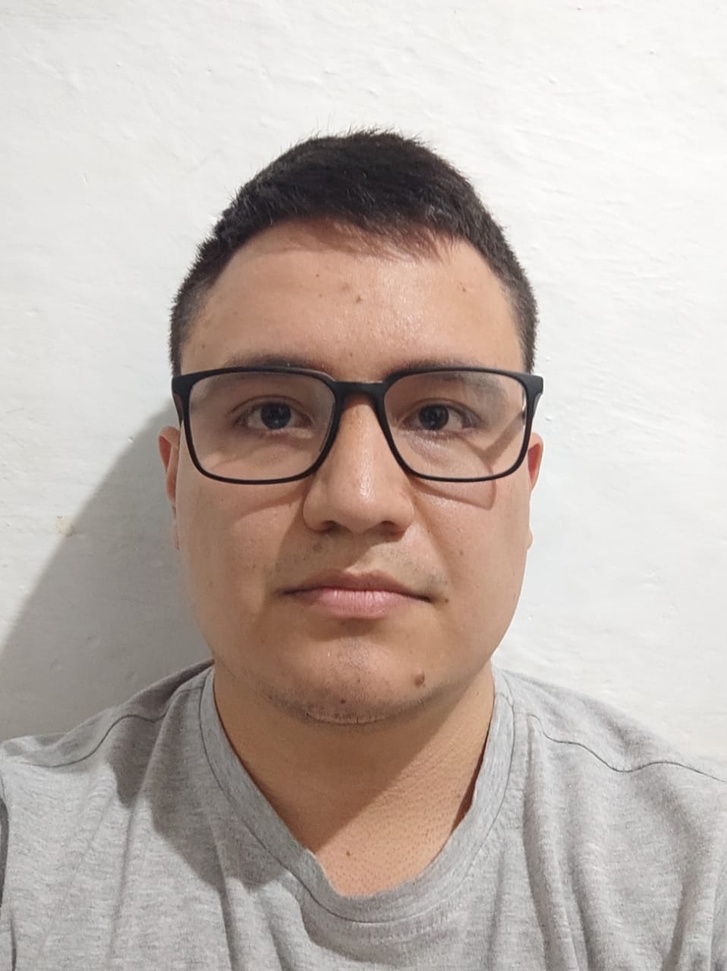
#> input picture my_image/DanielV.jpg, 727 x 971 px, shrunk from 958 x 1280 before the run
$ python Solution4.py
#> lines starting #> are read from the running program, lines starting #| are printed output that depends on the picture
### unsupervised/SVD.py
import numpy as np

class SVD:

    def __init__(self,n_vectors):
        self.n_vectors=n_vectors

    def fit(self,x):
        '''Creates the matrtixes for SVD transformation and generates the truncate matrix, which allows
        to reduce new features using
        params used:
        x: Data to train
        n_vectors: How many vectors you will use
        '''
        self.x=x
        #compute the vectors
        self.U, self.s, self.Vt = np.linalg.svd(self.x)
        #take the n_components we need
        self.Uk = self.U[:, :self.n_vectors]
        self.sk = np.diag(self.s[:self.n_vectors])
        self.Vk = self.Vt[:self.n_vectors, :]
        #compute mean and std to standarization
        self.mu = np.mean(self.x, axis=0)
        self.sigma = np.std(self.x, axis=0)
        #compute truncate svd
        # self.truncate_svd = (Uk@ np.diag(sk)@ Vk)
        self.truncate_svd=self.Vk.T

    def transform(self,x):
        # X_new_centered = x - self.mu
        # X_new_scaled = X_new_centered / self.sigma
        # return np.dot(X_new_scaled, self.truncate_svd)
        return ( x@ self.truncate_svd)

    # [4 lines left out: function fit_transform, not called in this run]

    def inverse_transform(self):
        X_reconstructed = ( self.x@ self.truncate_svd).dot(self.truncate_svd.T) + np.mean(self.x, axis=0)
        return X_reconstructed

### Solution4.py
import numpy as np
import matplotlib.pyplot as plt
from skimage.color import rgb2gray
from matplotlib.pyplot import imread
from unsupervised.SVD import SVD

# Cargar la imagen
img = imread("my_image/DanielV.jpg")
#> img is the input picture: shape (971, 727, 3); mean R, G, B 189.9, 177.6, 170.9

# Convertir a escala de grises
img_gray = rgb2gray(img)
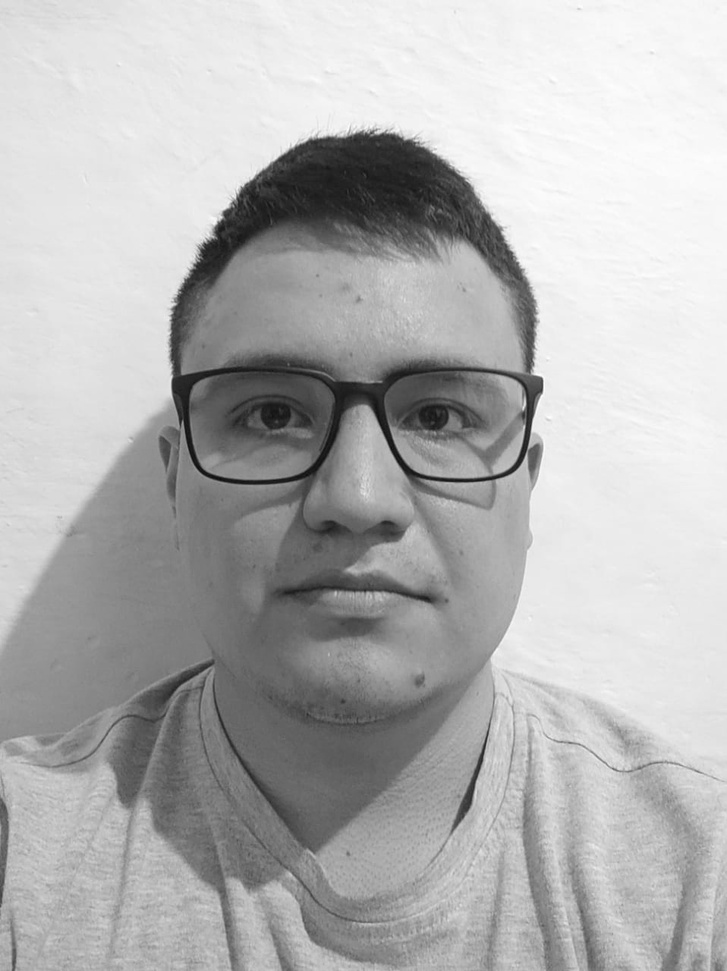
#> img_gray: shape (971, 727) float64; min 0.0494, max 1, mean 0.705

# Definir el rango de valores singulares a usar
singular_values = [10, 20, 30, 40, 50, 60, 70, 80, 90, 100, 150, 200]

# Iterar sobre los valores singulares
for i, sv in enumerate(singular_values):
    # Aplicar SVD
    svd = SVD(n_vectors=sv)
    svd.fit(img_gray)
    img_transformed = svd.transform(img_gray)
    img_reconstructed = svd.inverse_transform()

    # Plotear la imagen original y la transformada
    plt.subplot(3, 4, i+1)
    plt.title(f"SV = {sv}")
    plt.imshow(img_reconstructed, cmap=plt.cm.gray)
    plt.axis("off")
#> this loop made 12 passes
#> pass 1, in fit, `self.U, self.s, self.Vt = np.linalg.svd(self.x)`:
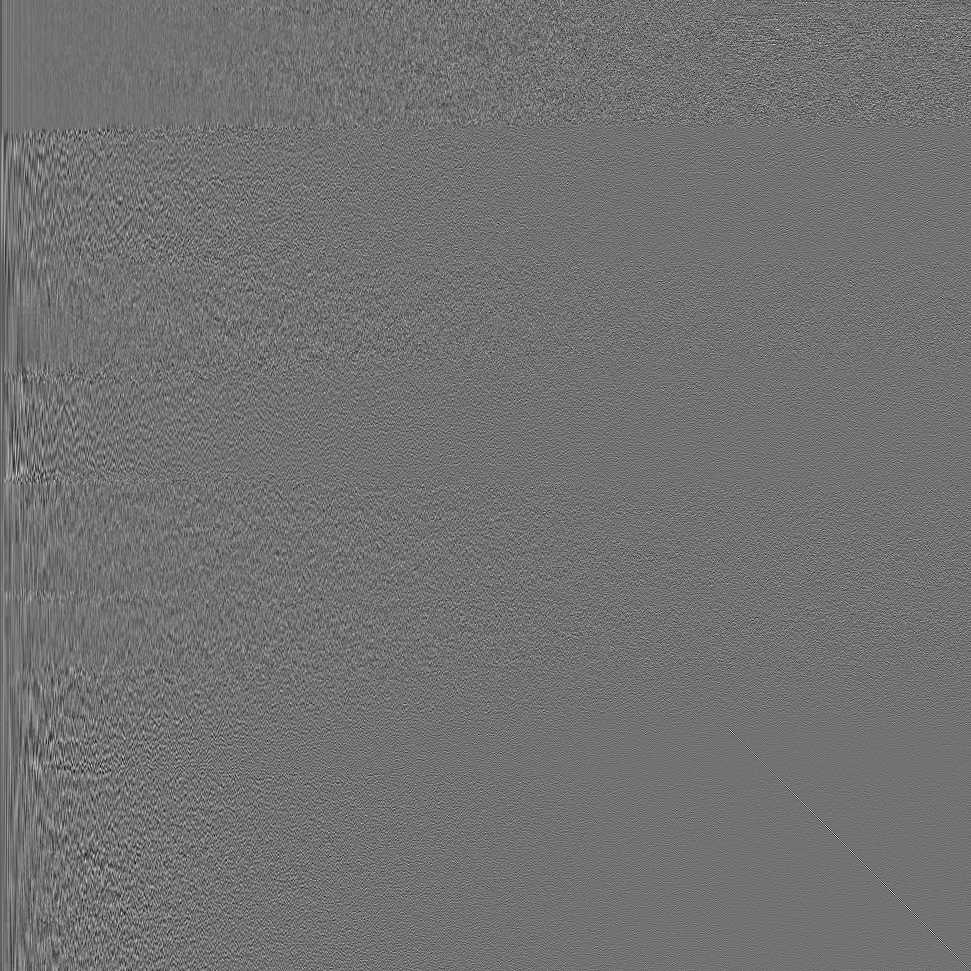
#> self.U: shape (971, 971) float64; min -0.191, max 0.235, mean -3.3e-05; drawn with min black and max white
#> pass 1, in fit, `self.U, self.s, self.Vt = np.linalg.svd(self.x)`:
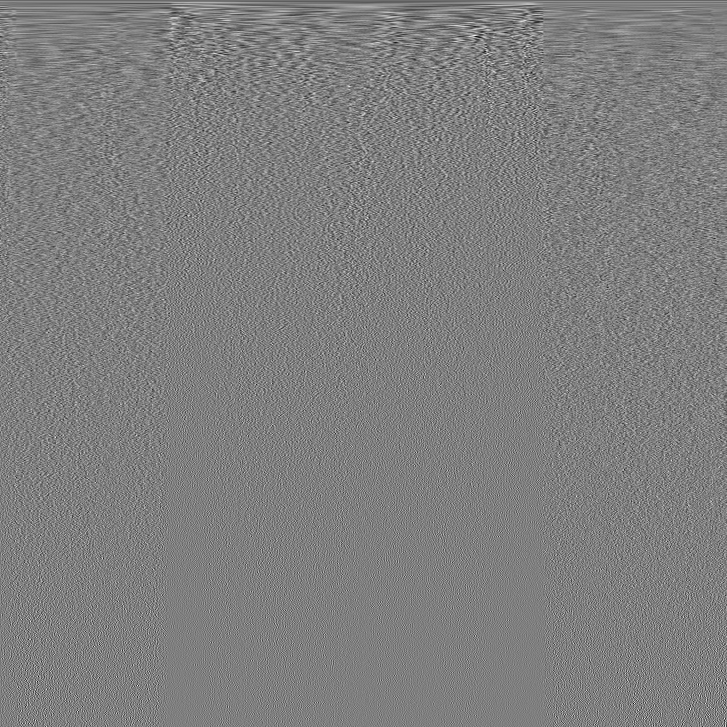
#> self.Vt: shape (727, 727) float64; min -0.227, max 0.227, mean -5.5e-05; drawn with min black and max white
#> pass 1, in inverse_transform, `X_reconstructed = ( self.x@ self.truncate_svd).dot(self.truncate_svd.T..`:
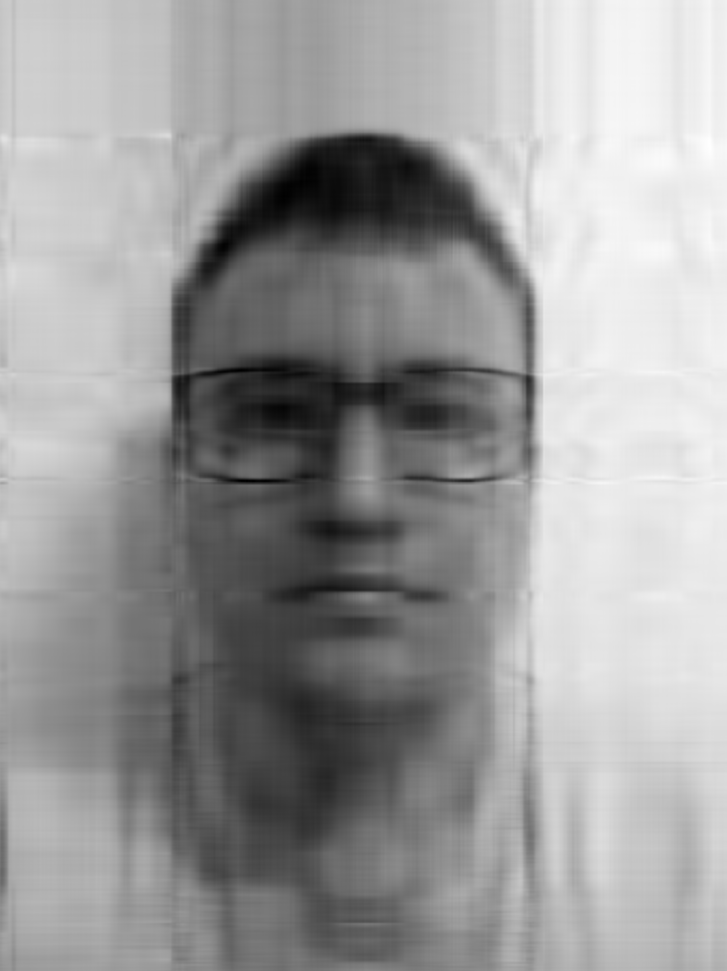
#> X_reconstructed: shape (971, 727) float64; min 0.571, max 1.94, mean 1.41; drawn with min black and max white
#> pass 2, in fit (call 2), `self.sk = np.diag(self.s[:self.n_vectors])`:
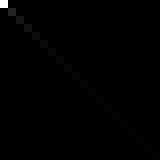
#> self.sk: shape (20, 20) float64 (shown 8 times larger); min 0, max 609.4, mean 2.5; drawn with min black and max white

plt.suptitle("Images reconstructed using different numbers of singular values")
plt.figtext(0.5, 0.01, "It is observed that the image is adequately reproduced from 50 singular values", ha="center")
plt.show()
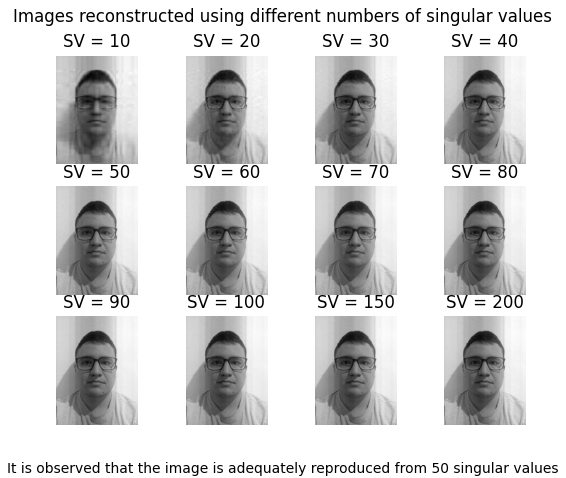
#> figure drawn by matplotlib, 12 panels
